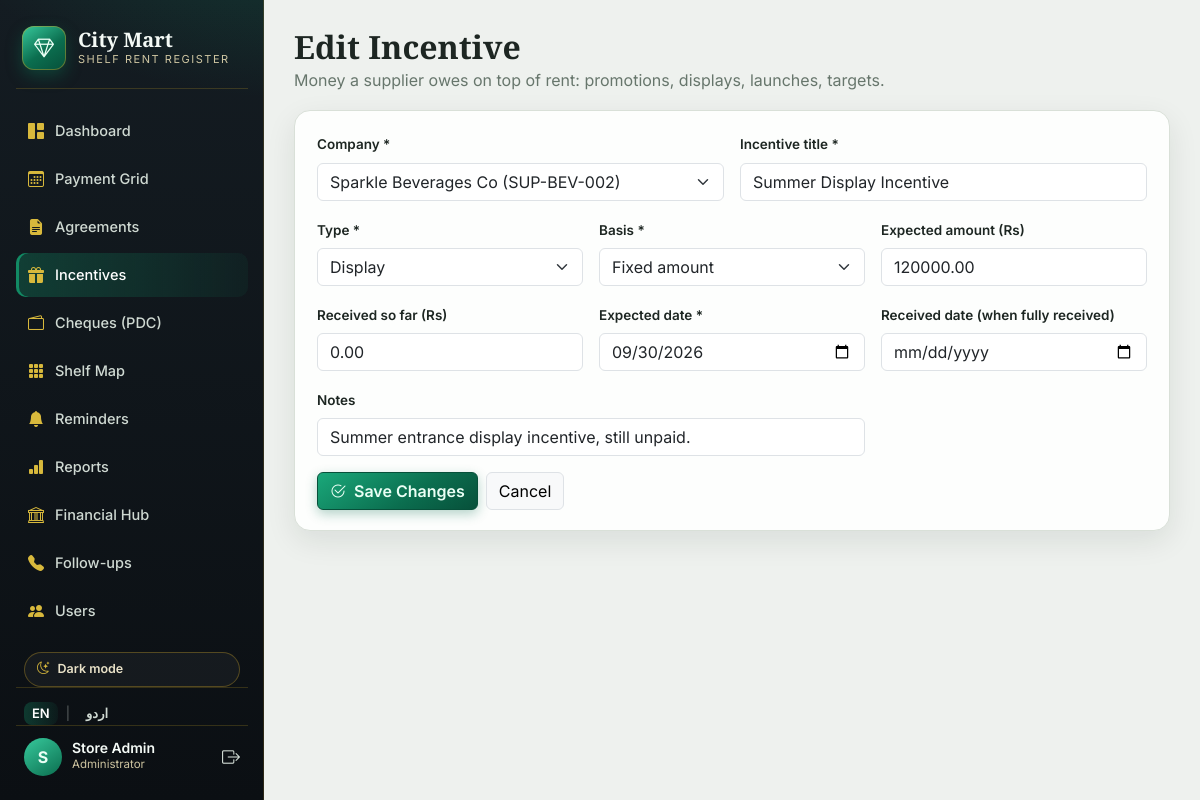
Screenshot of /incentive_form.php?id=2 (signed in) with the database file from the repository.
### tables this page shows
CREATE TABLE IF NOT EXISTS incentives (
  id              INT UNSIGNED AUTO_INCREMENT PRIMARY KEY,
  agreement_id    INT UNSIGNED NOT NULL,
  title           VARCHAR(150) NOT NULL,
  type            ENUM('Promotion','Display','Launch','Target','Other') NOT NULL DEFAULT 'Promotion',
  basis           ENUM('Fixed','Percentage') NOT NULL DEFAULT 'Fixed',
  rate            DECIMAL(5,2)   NULL,            
  expected_amount DECIMAL(12,2)  NULL,            
  received_amount DECIMAL(12,2)  NOT NULL DEFAULT 0,
  expected_date   DATE NOT NULL,                  
  received_date   DATE NULL,                      
  notes           VARCHAR(255) NULL,
  created_by      INT UNSIGNED NULL,
  created_at      TIMESTAMP NOT NULL DEFAULT CURRENT_TIMESTAMP,
  updated_at      TIMESTAMP NOT NULL DEFAULT CURRENT_TIMESTAMP ON UPDATE CURRENT_TIMESTAMP,
  CONSTRAINT fk_incentives_agreement FOREIGN KEY (agreement_id) REFERENCES agreements(id) ON DELETE CASCADE,
  CONSTRAINT fk_incentives_user FOREIGN KEY (created_by) REFERENCES users(id) ON DELETE SET NULL,
  CHECK (received_amount >= 0)
);

CREATE TABLE IF NOT EXISTS agreements (
  id                INT UNSIGNED AUTO_INCREMENT PRIMARY KEY,
  supplier_name     VARCHAR(150) NOT NULL,
  ledger_code       VARCHAR(60)  NOT NULL UNIQUE,
  contact_person    VARCHAR(100) NULL,
  contact_phone     VARCHAR(40)  NULL,
  contact_email     VARCHAR(120) NULL,
  rent_type         ENUM('fixed','percentage') NOT NULL DEFAULT 'fixed',
  rent_amount       DECIMAL(12,2) NULL,           
  percentage_rate   DECIMAL(5,2)  NULL,           
  wht_percent       DECIMAL(5,2)  NOT NULL DEFAULT 0,   
  gst_percent       DECIMAL(5,2)  NOT NULL DEFAULT 0,   
  shelf_id          INT UNSIGNED NULL,            
  billing_frequency ENUM('monthly','quarterly','display_drive') NOT NULL DEFAULT 'monthly',
  period_from       DATE NOT NULL,
  period_to         DATE NOT NULL,
  scan_file         VARCHAR(255) NULL,            
  notes             VARCHAR(255) NULL,
  created_by        INT UNSIGNED NULL,
  created_at        TIMESTAMP NOT NULL DEFAULT CURRENT_TIMESTAMP,
  updated_at        TIMESTAMP NOT NULL DEFAULT CURRENT_TIMESTAMP ON UPDATE CURRENT_TIMESTAMP,
  CONSTRAINT fk_agreements_user FOREIGN KEY (created_by) REFERENCES users(id) ON DELETE SET NULL,
  CONSTRAINT fk_agreements_shelf FOREIGN KEY (shelf_id) REFERENCES shelves(id) ON DELETE SET NULL,
  CHECK (period_to >= period_from)
);

### lang.php (called while the page is built, shortened)
<?php
function appLang(): string
{
    return $_SESSION['lang'] ?? 'en';
}
function t(string $key): string
{
    static $dict = null;
    $lang = appLang();
    return $dict[$lang][$key] ?? $dict['en'][$key] ?? $key;
}

### auth.php (called while the page is built, shortened)
<?php
require_once __DIR__ . '/lang.php';
function e($v): string
{
    return htmlspecialchars((string)($v ?? ''), ENT_QUOTES, 'UTF-8');
}

### incentive_form.php (the view, shortened to what this page needs)
<?php
require_once __DIR__ . '/layout.php';
$pdo = db();
$id  = (int)($_GET['id'] ?? 0);
$inc = null;
if ($id > 0) {
    $st = $pdo->prepare('SELECT * FROM incentives WHERE id = :id');
    $st->execute([':id' => $id]);
    $inc = $st->fetch();
}
$agreements = $pdo->query('SELECT id, supplier_name, ledger_code FROM agreements ORDER BY supplier_name')->fetchAll();
$old = $inc ?? [
    'agreement_id' => '', 'title' => '', 'type' => 'Promotion', 'basis' => 'Fixed',
    'rate' => '', 'expected_amount' => '', 'received_amount' => '0',
    'expected_date' => '', 'received_date' => '', 'notes' => '',
];
?>
<div class="panel">
  <form method="post" class="row g-3" novalidate>
    <div class="col-md-6">
      <label class="form-label" for="agreement_id"><?= e(t('company')) ?> *</label>
      <select class="form-select" id="agreement_id" name="agreement_id" required>
        <?php foreach ($agreements as $ag): ?>
          <option value="<?= (int)$ag['id'] ?>" <?= (string)$old['agreement_id'] === (string)$ag['id'] ? 'selected' : '' ?>><?= e($ag['supplier_name']) ?> (<?= e($ag['ledger_code']) ?>)</option>
        <?php endforeach; ?>
      </select>
    </div>
    <div class="col-md-6">
      <label class="form-label" for="title"><?= e(t('incentive_title')) ?> *</label>
      <input class="form-control" id="title" name="title" required value="<?= e($old['title']) ?>" placeholder="e.g. Diwali Promotion Incentive">
    </div>
    <div class="col-md-4">
      <label class="form-label" for="type"><?= e(t('type')) ?> *</label>
      <select class="form-select" id="type" name="type">
        <?php foreach (['Promotion', 'Display', 'Launch', 'Target', 'Other'] as $tp): ?>
          <option value="<?= $tp ?>" <?= $old['type'] === $tp ? 'selected' : '' ?>><?= $tp ?></option>
        <?php endforeach; ?>
      </select>
    </div>
    <div class="col-md-4">
      <label class="form-label" for="basis"><?= e(t('basis')) ?> *</label>
      <select class="form-select" id="basis" name="basis">
        <option value="Fixed" <?= $old['basis'] === 'Fixed' ? 'selected' : '' ?>><?= e(t('fixed_amount')) ?></option>
      </select>
    </div>
    <div class="col-md-4">
      <label class="form-label" for="expected_amount"><?= e(t('expected_amount')) ?> (<?= e(CURRENCY) ?>)</label>
      <input type="number" step="0.01" min="0" class="form-control" id="expected_amount" name="expected_amount" value="<?= e($old['expected_amount']) ?>" placeholder="Required for Fixed">
    </div>
    <div class="col-md-4">
      <label class="form-label" for="received_amount"><?= e(t('received_so_far')) ?> (<?= e(CURRENCY) ?>)</label>
      <input type="number" step="0.01" min="0" class="form-control" id="received_amount" name="received_amount" value="<?= e($old['received_amount']) ?>">
    </div>
    <div class="col-md-4">
      <label class="form-label" for="expected_date"><?= e(t('expected_date')) ?> *</label>
      <input type="date" class="form-control" id="expected_date" name="expected_date" required value="<?= e($old['expected_date']) ?>">
    </div>
    <div class="col-md-4">
      <label class="form-label" for="received_date"><?= e(t('received_date_label')) ?></label>
      <input type="date" class="form-control" id="received_date" name="received_date" value="<?= e($old['received_date']) ?>">
    </div>
    <div class="col-md-8">
      <label class="form-label" for="notes"><?= e(t('notes')) ?></label>
      <input class="form-control" id="notes" name="notes" value="<?= e($old['notes']) ?>" placeholder="Terms, promises, references">
    </div>
    <div class="col-12 d-flex gap-2">
      <button class="btn btn-gold" type="submit"><i class="bi bi-check2-circle me-1"></i> <?= $id ? e(t('save_changes')) : e(t('add_incentive')) ?></button>
      <a class="btn btn-light border" href="incentives.php"><?= e(t('cancel')) ?></a>
    </div>
  </form>
</div>

### assets/css/app.css (style rules this page uses)
:root { --slate: #141c22; --slate-2: #0b0f13; --emerald: #0b6e4f; --emerald-bright: #128a64; --emerald-soft: #e2f0e9; --gold: #c9a227; --gold-dark: #9a7a17; --gold-soft: #efe3b8; --bg: #eef1ee; --panel: #fdfefd; --panel-2: #f2f5f1; --ink: #1d2622; --muted: #67766c; --line: #d9e0d8; --line-soft: #e6ebe4; --thead-bg: #e7ede6; --thead-ink: #41544a; --hover-bg: #eef5ef; --out-bg1: #eef0ec; --out-bg2: #e2e6df; --shadow: 0 10px 30px rgba(16, 32, 24, .09); --radius: 16px; color-scheme: light; }
* { font-family: 'Inter', system-ui, sans-serif; }
body { background: var(--bg); color: var(--ink); transition: background .25s ease, color .25s ease; }
a { color: var(--emerald); text-decoration: none; }
.panel { background: var(--panel); border: 1px solid var(--line); border-radius: var(--radius); box-shadow: var(--shadow); padding: 20px 22px; }
.btn-gold { background: linear-gradient(145deg, #1aa87a, var(--emerald) 60%, #07503a); border: 1px solid #07503a; color: #eafff5; font-weight: 600; box-shadow: 0 4px 12px rgba(11,110,79,.3); }
.form-label { font-weight: 600; font-size: 13.5px; }

### rows the page displays
incentives: agreement_id "Sparkle Beverages Co (SUP-BEV-002)", title "Summer Display Incentive", type "Display", basis "Fixed amount", expected_amount "120000.00", received_amount "0.00", expected_date "09/30/2026", notes "Summer entrance display incentive, still unpaid."

### other values shown
cfg('mart_name') "City Mart"
$label "Dashboard"
$label "Payment Grid"
$label "Agreements"
$label "Incentives"
$label "Cheques (PDC)"
$label "Shelf Map"
$label "Reminders"
$label "Reports"
$label "Financial Hub"
$label "Follow-ups"
$label "Users"
$theme === 'dark' ? t('light_mode') : t('dark_mode') "Dark mode"
substr($u['name'], 0, 1) "S"
$u['name'] "Store Admin"
